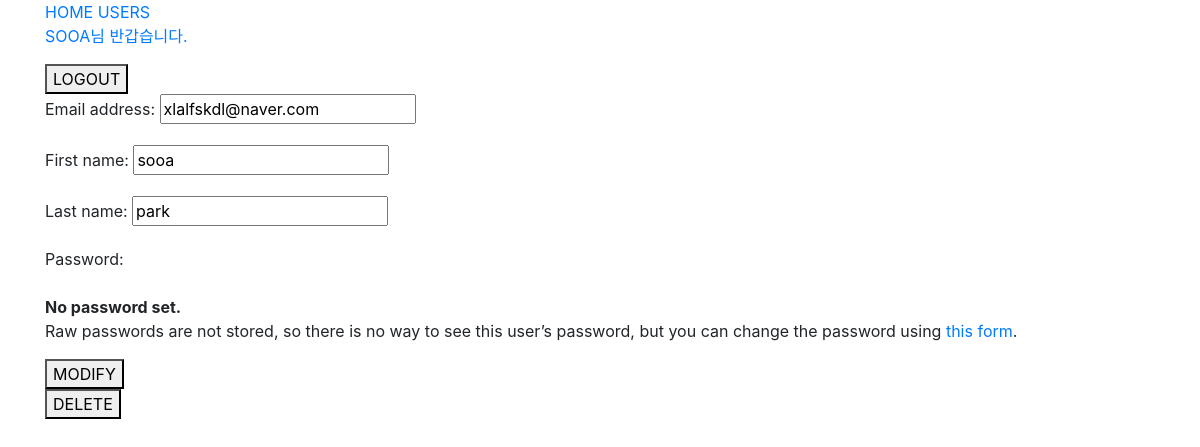
Page /accounts/update/ (signed in) on the committed database.
### accounts/models.py (models this page shows)
class User(AbstractUser):
    followings = models.ManyToManyField('self',symmetrical=False,related_name='followers')

### accounts/views.py (the view)
# urls.py: path('update/',views.update,name='update'),
@login_required
def update(request):
    if request.method == 'POST':
        form = CustomUserChangeForm(request.POST,instance=request.user)
        if form.is_valid():
            form.save()
            return redirect('articles:index')
    else:
        form = CustomUserChangeForm(instance=request.user)
    context = {
        'form':form,
    }
    return render(request,'accounts/update.html',context)

### accounts/forms.py
class CustomUserChangeForm(UserChangeForm):
    class Meta:
        model = get_user_model()
        fields = ('email','first_name','last_name',)

### accounts/templates/accounts/update.html (shortened to what this page needs)
{% extends 'base.html' %}
{% block content %}
<form action="" method='POST'>
{{form.as_p}}
<button>MODIFY</button>
</form>
<form action="{% url 'accounts:delete' %}"method='POST'>
<button>DELETE</button>
</form>
{% endblock content %}

### templates/base.html (shortened to what this page needs)
<!doctype html>
<html lang="ko">
  <head>
    <link rel="stylesheet" href="https://stackpath.bootstrapcdn.com/bootstrap/4.5.2/css/bootstrap.min.css">
  </head>
  <body>
  <div class="container">
    <a href="{% url 'articles:index' %}">HOME</a>
    {% if request.user.is_authenticated %}
      <a href="{% url 'accounts:index' %}">USERS</a>
      <a href="{% url 'accounts:profile' request.user.username %}"><p>{{request.user.username}}님 반갑습니다.</p></a>
      <form action="{% url 'accounts:logout' %}" method='POST'>
      <button>LOGOUT</button>
      </form>
    {% else %}
      <a href="{% url 'accounts:signup' %}">SIGNUP</a>
      <a href="{% url 'accounts:login' %}">LOGIN</a>
    {% endif %}
    {% block content %}
    {% endblock content %}
  </div>
  </body>
</html>

### rows in the picture
User: user.username "SOOA", email "xlalfskdl@naver.com", first_name "sooa", last_name "park"
